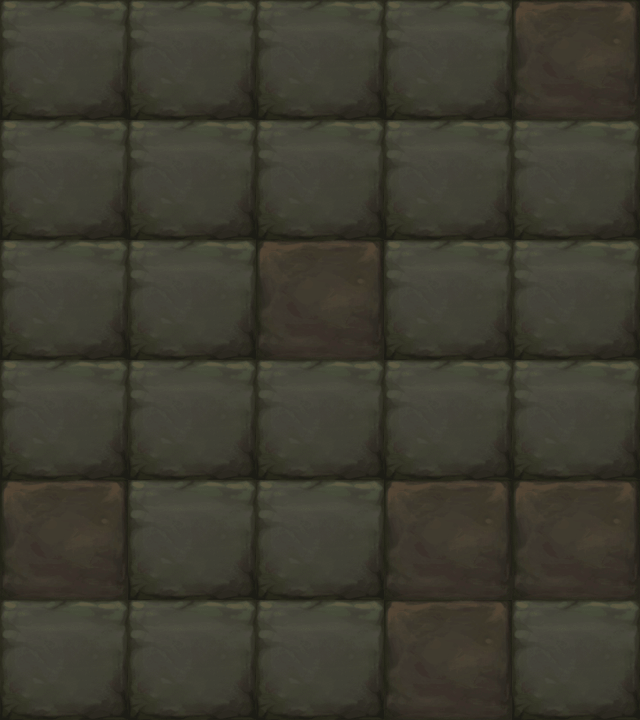

This game map was drawn from its Tiled (.tmx) file and the tilesets committed beside it. A one-line description and the trimmed map source follow:
An orthogonal 5x6 tile map with 128x120 px tiles, 1 tile layer (块层 1).

<map version="1.0" orientation="orthogonal" width="5" height="6" tilewidth="128" tileheight="120">
 <tileset firstgid="1" name="map043" tilewidth="128" tileheight="120">
  <image source="map043.png" width="256" height="120" />
 </tileset>
 <layer name="块层 1" width="5" height="6">
  <data>[30 cells, 30 non-empty, 2 distinct tile ids]</data>
 </layer>
</map>
